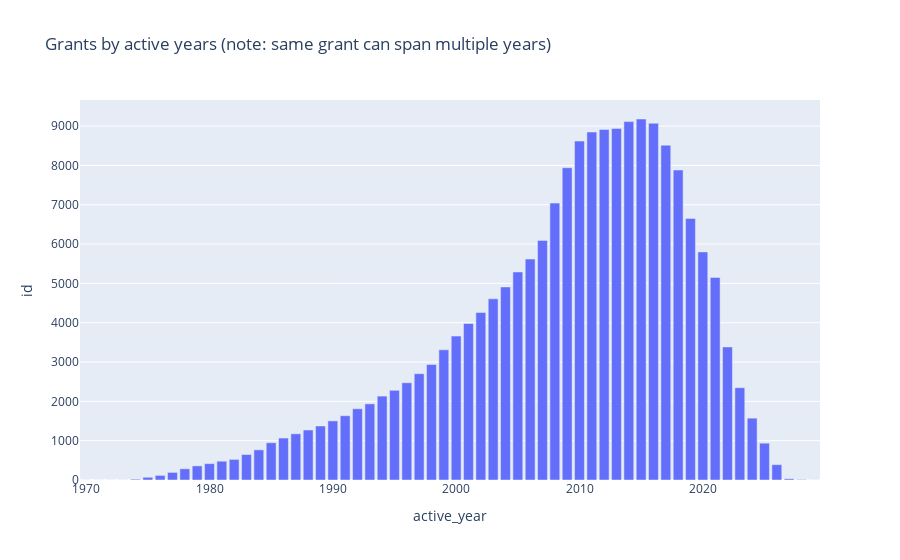

The notebook cell this image was saved under:
### Markdown cell above
### Grants by year

### Code cell
byyear = grants.explode('active_year')\
    .groupby(['active_year'], as_index=False)\
    .count().sort_values(by=["active_year"], ascending=True)

px.bar(byyear,
       x="active_year", y="id",
       
       height=500,
       title=f"Grants by active years (note: same grant can span multiple years)")

### Figure 1 — Plotly figure (JSON) as saved in the notebook; plotly's stock layout.template omitted (floating-point values rounded to 4 significant figures)
{"data": [{"alignmentgroup": "True", "hovertemplate": "active_year=%{x}<br>id=%{y}<extra></extra>", "legendgroup": "", "marker": {"color": "#636efa", "pattern": {"shape": ""}}, "name": "", "offsetgroup": "", "orientation": "v", "showlegend": false, "textposition": "auto", "type": "bar", "x": [1970, 1971, 1972, 1973, 1974, 1975, 1976, 1977, 1978, 1979, 1980, 1981, 1982, 1983, 1984, 1985, 1986, 1987, 1988, 1989, 1990, 1991, 1992, 1993, 1994, 1995, 1996, 1997, 1998, 1999, 2000, 2001, 2002, 2003, 2004, 2005, 2006, 2007, 2008, 2009, 2010, 2011, 2012, 2013, 2014, 2015, 2016, 2017, 2018, 2019, 2020, 2021, 2022, 2023, 2024, 2025, 2026, 2027, 2028, 2029], "xaxis": "x", "y": [1, 1, 1, 2, 20, 70, 117, 193, 285, 359, 416, 478, 524, 648, 767, 947, 1067, 1175, 1272, 1374, 1503, 1635, 1812, 1936, 2134, 2280, 2473, 2704, 2938, 3311, 3660, 3980, 4261, 4608, 4910, 5291, 5619, 6093, 7042, 7942, 8620, 8849, 8914, 8942, 9115, 9181, 9073, 8514, 7884, 6653, 5801, 5152, 3385, 2348, 1573, 937, 391, 31, 11, 2], "yaxis": "y"}], "layout": {"autosize": true, "barmode": "relative", "legend": {"tracegroupgap": 0}, "title": {"text": "Grants by active years (note: same grant can span multiple years)"}, "xaxis": {"anchor": "y", "autorange": true, "domain": [0, 1], "range": [1970.0, 2030.0], "title": {"text": "active_year"}, "type": "linear"}, "yaxis": {"anchor": "x", "autorange": true, "domain": [0, 1], "range": [0, 9664.0], "title": {"text": "id"}, "type": "linear"}}}
